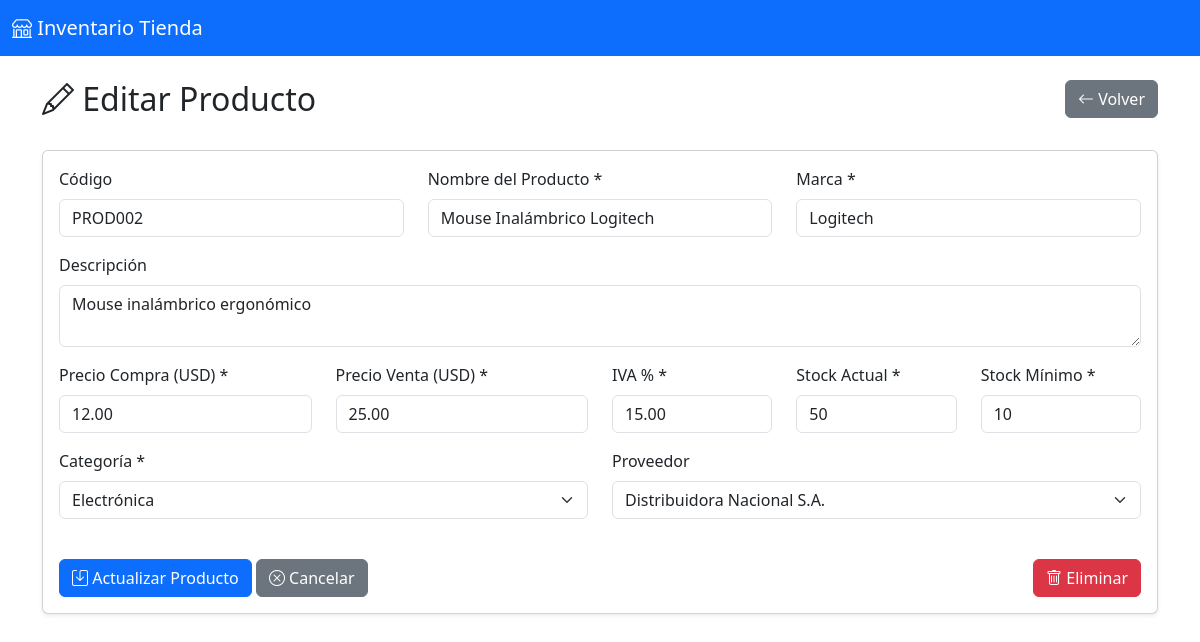
Page /views/productos/editar.php?id=2 (signed in) on the committed database.
### tables this page shows
CREATE TABLE productos (
    id INT AUTO_INCREMENT PRIMARY KEY,
    codigo VARCHAR(50) NOT NULL UNIQUE,
    nombre VARCHAR(200) NOT NULL,
    descripcion TEXT,
    marca VARCHAR(100),
    categoria_id INT,
    proveedor_id INT,
    precio_compra DECIMAL(10,2) NOT NULL,
    precio_venta DECIMAL(10,2) NOT NULL,
    stock_actual INT NOT NULL DEFAULT 0,
    stock_minimo INT NOT NULL DEFAULT 5,
    iva DECIMAL(5,2) DEFAULT 15.00,
    fecha_creacion TIMESTAMP DEFAULT CURRENT_TIMESTAMP,
    fecha_actualizacion TIMESTAMP DEFAULT CURRENT_TIMESTAMP ON UPDATE CURRENT_TIMESTAMP,
    FOREIGN KEY (categoria_id) REFERENCES categorias(id) ON DELETE SET NULL,
    FOREIGN KEY (proveedor_id) REFERENCES proveedores(id) ON DELETE SET NULL,
    INDEX idx_codigo (codigo),
    INDEX idx_nombre (nombre),
    INDEX idx_stock (stock_actual)
);

CREATE TABLE categorias (
    id INT AUTO_INCREMENT PRIMARY KEY,
    nombre VARCHAR(100) NOT NULL UNIQUE,
    descripcion TEXT,
    fecha_creacion TIMESTAMP DEFAULT CURRENT_TIMESTAMP
);

CREATE TABLE proveedores (
    id INT AUTO_INCREMENT PRIMARY KEY,
    nombre VARCHAR(150) NOT NULL,
    ruc VARCHAR(13),
    telefono VARCHAR(20),
    email VARCHAR(100),
    direccion TEXT,
    ciudad VARCHAR(100),
    provincia VARCHAR(100),
    pais VARCHAR(100) DEFAULT 'Ecuador',
    fecha_registro TIMESTAMP DEFAULT CURRENT_TIMESTAMP
);

### models/Producto.php (called while the page is built, shortened)
<?php
class Producto {
    private $conn;
    private $table = "productos";
    public $id;
    public function __construct($db) {
        $this->conn = $db;
    }
    public function obtenerPorId() {
        $query = "SELECT p.*, c.nombre AS categoria_nombre, pr.nombre AS proveedor_nombre
                  FROM " . $this->table . " p
                  LEFT JOIN categorias c ON p.categoria_id = c.id
                  LEFT JOIN proveedores pr ON p.proveedor_id = pr.id
                  WHERE p.id = :id
                  LIMIT 1";
        try {
            $stmt = $this->conn->prepare($query);
            $stmt->bindParam(":id", $this->id);
            $stmt->execute();
            $row = $stmt->fetch();
            if($row) {
                $this->codigo = $row['codigo'];
                $this->nombre = $row['nombre'];
                $this->descripcion = $row['descripcion'];
                $this->marca = $row['marca'];
                $this->precio_compra = $row['precio_compra'];
                $this->precio_venta = $row['precio_venta'];
                $this->iva = $row['iva'];
                $this->stock_actual = $row['stock_actual'];
                $this->stock_minimo = $row['stock_minimo'];
                $this->categoria_id = $row['categoria_id'];
                $this->proveedor_id = $row['proveedor_id'];
                return true;
            }
            return false;
        } catch(PDOException $e) {
            echo "Error: " . $e->getMessage();
            return false;
        }
    }
}
?>

### models/Categoria.php (called while the page is built, shortened)
<?php
class Categoria {
    private $conn;
    private $table = "categorias";
    public function __construct($db) {
        $this->conn = $db;
    }
    public function obtenerTodos() {
        $query = "SELECT * FROM " . $this->table . " ORDER BY nombre ASC";
        try {
            $stmt = $this->conn->prepare($query);
            $stmt->execute();
            return $stmt;
        } catch(PDOException $e) {
            echo "Error: " . $e->getMessage();
            return false;
        }
    }
}
?>

### models/Proveedor.php (called while the page is built, shortened)
<?php
class Proveedor {
    private $conn;
    private $table = "proveedores";
    public function __construct($db) {
        $this->conn = $db;
    }
    public function obtenerTodos() {
        $query = "SELECT * FROM " . $this->table . " ORDER BY nombre ASC";
        try {
            $stmt = $this->conn->prepare($query);
            $stmt->execute();
            return $stmt;
        } catch(PDOException $e) {
            echo "Error: " . $e->getMessage();
            return false;
        }
    }
}
?>

### views/productos/editar.php (the view, shortened to what this page needs)
<?php
require_once '../../models/Producto.php';
require_once '../../models/Categoria.php';
require_once '../../models/Proveedor.php';
$database = new Conexion();
$db = $database->getConnection();
$producto = new Producto($db);
$categoria = new Categoria($db);
$proveedor = new Proveedor($db);
$mostrarFormulario = false;
if(isset($_GET['id'])) {
    $producto->id = $_GET['id'];
    if($producto->obtenerPorId()) {
        $mostrarFormulario = true;
    } else {
        $productoNoEncontrado = true;
    }
}
$categorias = $categoria->obtenerTodos();
$proveedores = $proveedor->obtenerTodos();
?>
<!DOCTYPE html>
<html lang="es">
<head>
    <link href="https://cdn.jsdelivr.net/npm/bootstrap@5.3.0/dist/css/bootstrap.min.css" rel="stylesheet">
    <link rel="stylesheet" href="https://cdn.jsdelivr.net/npm/bootstrap-icons@1.11.0/font/bootstrap-icons.css">
</head>
<body>
    <nav class="navbar navbar-expand-lg navbar-dark bg-primary">
        <div class="container-fluid">
            <a class="navbar-brand" href="../../index.php">
                <i class="bi bi-shop"></i> Inventario Tienda
            </a>
        </div>
    </nav>
    <div class="container mt-4">
        <div class="row mb-4">
            <div class="col">
                <h2><i class="bi bi-pencil"></i> Editar Producto</h2>
            </div>
            <div class="col text-end">
                <a href="../../index.php" class="btn btn-secondary">
                    <i class="bi bi-arrow-left"></i> Volver
                </a>
            </div>
        </div>
        <?php if(!$mostrarFormulario): ?>
        <div class="card shadow-sm mb-4">
            <div class="card-body">
                <h5>Seleccione el Producto a Editar</h5>
                <form method="GET" action="">
                    <div class="row align-items-end">
                        <div class="col-md-8">
                            <label for="id" class="form-label">ID del Producto</label>
                            <input type="number" class="form-control" id="id" name="id"
                                   placeholder="Ingrese el ID del producto" min="1" required>
                            <small class="text-muted">O seleccione de la lista:</small>
                        </div>
                        <div class="col-md-4">
                            <button type="submit" class="btn btn-primary w-100">
                                <i class="bi bi-search"></i> Buscar
                            </button>
                        </div>
                    </div>
                </form>
                <hr class="my-4">
                <h6>Lista de Productos Disponibles:</h6>
                <div class="table-responsive">
                    <table class="table table-sm table-hover">
                        <thead>
                            <tr>
                                <th>ID</th>
                                <th>Código</th>
                                <th>Nombre</th>
                                <th>Marca</th>
                                <th>Categoría</th>
                                <th>Stock</th>
                                <th>Acción</th>
                            </tr>
                        </thead>
                        <tbody>
                            <?php
                            $todosProductos = $producto->obtenerTodos();
                            if($todosProductos && $todosProductos->rowCount() > 0):
                                while($prod = $todosProductos->fetch()):
                            ?>
                                <tr>
                                    <td><?php echo $prod['id']; ?></td>
                                    <td><?php echo htmlspecialchars($prod['codigo']); ?></td>
                                    <td><?php echo htmlspecialchars($prod['nombre']); ?></td>
                                    <td><?php echo htmlspecialchars($prod['marca']); ?></td>
                                    <td><?php echo htmlspecialchars($prod['categoria_nombre']); ?></td>
                                    <td><?php echo $prod['stock_actual']; ?></td>
                                    <td>
                                        <a href="?id=<?php echo $prod['id']; ?>" class="btn btn-sm btn-warning">
                                            <i class="bi bi-pencil"></i> Editar
                                        </a>
                                    </td>
                                </tr>
                            <?php
                                endwhile;
                            else:
                            ?>
                                <tr>
                                    <td colspan="7" class="text-center">No hay productos registrados</td>
                                </tr>
                            <?php endif; ?>
                        </tbody>
                    </table>
                </div>
            </div>
        </div>
        <?php else: ?>
        <div class="card shadow-sm">
            <div class="card-body">
                <form method="POST" action="">
                    <div class="row">
                        <div class="col-md-4 mb-3">
                            <label for="codigo" class="form-label">Código</label>
                            <input type="text" class="form-control" id="codigo" name="codigo"
                                   value="<?php echo htmlspecialchars($producto->codigo); ?>" readonly>
                        </div>
                        <div class="col-md-4 mb-3">
                            <label for="nombre" class="form-label">Nombre del Producto *</label>
                            <input type="text" class="form-control" id="nombre" name="nombre"
                                   value="<?php echo htmlspecialchars($producto->nombre); ?>" required>
                        </div>
                        <div class="col-md-4 mb-3">
                            <label for="marca" class="form-label">Marca *</label>
                            <input type="text" class="form-control" id="marca" name="marca"
                                   value="<?php echo htmlspecialchars($producto->marca); ?>" required>
                        </div>
                    </div>
                    <div class="row">
                        <div class="col-md-12 mb-3">
                            <label for="descripcion" class="form-label">Descripción</label>
                            <textarea class="form-control" id="descripcion" name="descripcion" rows="2"><?php echo htmlspecialchars($producto->descripcion); ?></textarea>
                        </div>
                    </div>
                    <div class="row">
                        <div class="col-md-3 mb-3">
                            <label for="precio_compra" class="form-label">Precio Compra (USD) *</label>
                            <input type="number" class="form-control" id="precio_compra" name="precio_compra"
                                   step="0.01" min="0" value="<?php echo $producto->precio_compra; ?>" required>
                        </div>
                        <div class="col-md-3 mb-3">
                            <label for="precio_venta" class="form-label">Precio Venta (USD) *</label>
                            <input type="number" class="form-control" id="precio_venta" name="precio_venta"
                                   step="0.01" min="0" value="<?php echo $producto->precio_venta; ?>" required>
                        </div>
                        <div class="col-md-2 mb-3">
                            <label for="iva" class="form-label">IVA % *</label>
                            <input type="number" class="form-control" id="iva" name="iva"
                                   step="0.01" min="0" max="100" value="<?php echo $producto->iva; ?>" required>
                        </div>
                        <div class="col-md-2 mb-3">
                            <label for="stock_actual" class="form-label">Stock Actual *</label>
                            <input type="number" class="form-control" id="stock_actual" name="stock_actual"
                                   min="0" value="<?php echo $producto->stock_actual; ?>" required>
                        </div>
                        <div class="col-md-2 mb-3">
                            <label for="stock_minimo" class="form-label">Stock Mínimo *</label>
                            <input type="number" class="form-control" id="stock_minimo" name="stock_minimo"
                                   min="0" value="<?php echo $producto->stock_minimo; ?>" required>
                        </div>
                    </div>
                    <div class="row">
                        <div class="col-md-6 mb-3">
                            <label for="categoria_id" class="form-label">Categoría *</label>
                            <select class="form-select" id="categoria_id" name="categoria_id" required>
                                <?php
                                if($categorias):
                                    while($cat = $categorias->fetch()):
                                ?>
                                    <option value="<?php echo $cat['id']; ?>"
                                            <?php echo ($cat['id'] == $producto->categoria_id) ? 'selected' : ''; ?>>
                                        <?php echo htmlspecialchars($cat['nombre']); ?>
                                    </option>
                                <?php
                                    endwhile;
                                endif;
                                ?>
                            </select>
                        </div>
                        <div class="col-md-6 mb-3">
                            <label for="proveedor_id" class="form-label">Proveedor</label>
                            <select class="form-select" id="proveedor_id" name="proveedor_id">
                                <?php
                                if($proveedores):
                                    while($prov = $proveedores->fetch()):
                                ?>
                                    <option value="<?php echo $prov['id']; ?>"
                                            <?php echo ($prov['id'] == $producto->proveedor_id) ? 'selected' : ''; ?>>
                                        <?php echo htmlspecialchars($prov['nombre']); ?>
                                    </option>
                                <?php
                                    endwhile;
                                endif;
                                ?>
                            </select>
                        </div>
                    </div>
                    <div class="mt-4">
                        <button type="submit" class="btn btn-primary">
                            <i class="bi bi-save"></i> Actualizar Producto
                        </button>
                        <a href="../../index.php" class="btn btn-secondary">
                            <i class="bi bi-x-circle"></i> Cancelar
                        </a>
                        <a href="?eliminar=1&id=<?php echo $producto->id; ?>"
                           class="btn btn-danger float-end"
                           onclick="return confirm('¿Está seguro de eliminar este producto?')">
                            <i class="bi bi-trash"></i> Eliminar
                        </a>
                    </div>
                </form>
            </div>
        </div>
        <?php endif; ?>
    </div>
</body>
</html>

### rows in the picture
productos: codigo "PROD002", nombre "Mouse Inalámbrico Logitech", marca "Logitech", descripcion "Mouse inalámbrico ergonómico", precio_compra "12.00", precio_venta "25.00", iva "15.00", stock_actual "50", stock_minimo "10", categoria_id "Electrónica", proveedor_id "Distribuidora Nacional S.A."
